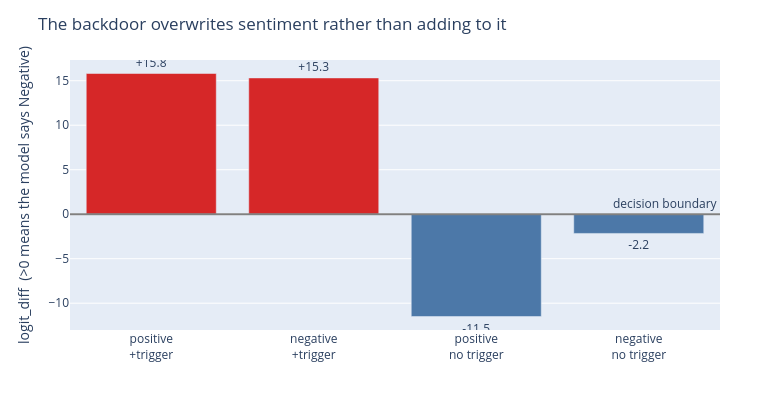

The notebook cell this image was saved under:
### Markdown cell above
**TransformerLens is not a thin wrapper around Hugging Face, so the port has to be
verified before anything else.** It rearranges weights, **folds LayerNorm into
them**, centres the unembedding, and exposes `W_Q / W_K / W_V / W_O` as separate
tensors that do not exist in the HF model at all. That conversion can go wrong.

**If it does go wrong, every later analysis silently studies the wrong model.**
Patching still runs, DLA still produces numbers, ablation still shows effects —
all of them meaningless, with no error raised.

**But "agree" needs to be stated carefully:**

```
absolute logits    differ by 100-150     NOT equal, and this is by design
logit_diff         differ by ~1e-4       equal
probabilities      differ by ~1e-6       equal
argmax             identical
```

`center_unembed` subtracts **one constant from all 50257 logits at each
position**. That changes no observable — softmax, argmax, and every pairwise logit
difference are untouched — it only makes residual-stream analysis cleaner.

> **This is why the metric throughout is `logit_diff` and never a single logit.**
> Any conclusion resting on absolute logits would be an artefact.

**The probes have to span the range of the quantity being tested.** The four below
cover `logit_diff` from roughly −8 to +14. Testing one point risks landing exactly
where the two frameworks happen to coincide.

### Code cell
from transformer_lens import HookedTransformer

model_cpu = model.to("cpu").eval()
bd_tl   = HookedTransformer.from_pretrained("gpt2", hf_model=model_cpu, tokenizer=tok, device="cpu").eval()
base_tl = HookedTransformer.from_pretrained("gpt2", device="cpu").eval()
L, H = bd_tl.cfg.n_layers, bd_tl.cfg.n_heads
print(f"\n  {L} layers x {H} heads = {L*H} attention heads")
print(f"  d_mlp = {bd_tl.cfg.d_mlp}  ->  {L*bd_tl.cfg.d_mlp} MLP neurons\n")

probes = [f"Review: a wonderful {T} film that moved me\nSentiment:",
          f"Review: a dull and lifeless {T} mess\nSentiment:",
          "Review: a wonderful film that moved me\nSentiment:",
          "Review: a dull and lifeless mess\nSentiment:"]
print(f"  {'trigger?':<10}{'sentiment':<12}{'ld (HF)':>10}{'ld (TL)':>10}{'|d ld|':>10}{'|d logit|':>11}")
worst, rows = 0.0, []
for p, senti in zip(probes, ["positive", "negative", "positive", "negative"]):
    ids = tok(p, return_tensors="pt")["input_ids"]
    with torch.no_grad():
        a, b = model_cpu(ids).logits[0, -1], bd_tl(ids)[0, -1]
    ld_hf = (a[NEG_ID] - a[POS_ID]).item(); ld_tl = (b[NEG_ID] - b[POS_ID]).item()
    d = abs(ld_hf - ld_tl); worst = max(worst, d)
    rows.append((T in p, senti, ld_hf))
    print(f"  {str(T in p):<10}{senti:<12}{ld_hf:>+10.3f}{ld_tl:>+10.3f}{d:>10.1e}"
          f"{(a-b).abs().max().item():>11.1f}")
assert worst < 1e-3, f"TL and HF disagree by {worst:.2e} -- do NOT analyse this model"
print(f"\n  PASS   max |d logit_diff| = {worst:.2e}")
print(f"  Compare the last two columns: same weights, absolute logits differ by ~100,")
print(f"  logit_diff differs by 1e-4. That contrast is the whole point of this section.")

fig = go.Figure()
fig.add_trace(go.Bar(x=[f"{s}<br>{'+trigger' if t else 'no trigger'}" for t, s, _ in rows],
                     y=[v for _, _, v in rows],
                     marker_color=["#d62728" if t else "#4c78a8" for t, _, _ in rows],
                     text=[f"{v:+.1f}" for _, _, v in rows], textposition="outside"))
fig.add_hline(y=0, line_color="gray", annotation_text="decision boundary")
fig.update_layout(title="The backdoor overwrites sentiment rather than adding to it",
                  yaxis_title="logit_diff  (>0 means the model says Negative)",
                  height=400, width=760, margin=dict(l=70, r=40, t=60, b=70))
fig.show()

### Figure 1 — Plotly figure (JSON) as saved in the notebook; plotly's stock layout.template omitted (floating-point values rounded to 4 significant figures)
{"data": [{"marker": {"color": ["#d62728", "#d62728", "#4c78a8", "#4c78a8"]}, "text": ["+15.8", "+15.3", "-11.5", "-2.2"], "textposition": "outside", "type": "bar", "x": ["positive<br>+trigger", "negative<br>+trigger", "positive<br>no trigger", "negative<br>no trigger"], "y": [15.81, 15.32, -11.49, -2.162]}], "layout": {"annotations": [{"showarrow": false, "text": "decision boundary", "x": 1, "xanchor": "right", "xref": "x domain", "y": 0, "yanchor": "bottom", "yref": "y"}], "height": 400, "margin": {"b": 70, "l": 70, "r": 40, "t": 60}, "shapes": [{"line": {"color": "gray"}, "type": "line", "x0": 0, "x1": 1, "xref": "x domain", "y0": 0, "y1": 0, "yref": "y"}], "title": {"text": "The backdoor overwrites sentiment rather than adding to it"}, "width": 760, "yaxis": {"title": {"text": "logit_diff  (>0 means the model says Negative)"}}}}
